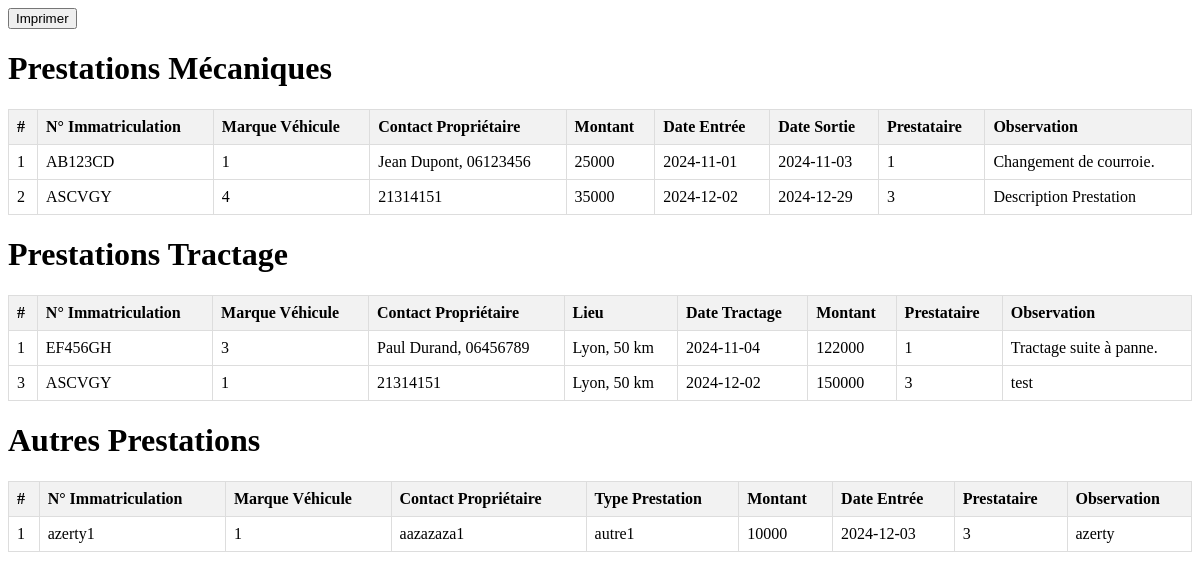
Page /test.php on the committed database.
### tables this page shows
CREATE TABLE Mecaniques (id INTEGER PRIMARY KEY AUTOINCREMENT NOT NULL, date_entree DATE NOT NULL, vehicule INTEGER CONSTRAINT fk_vehicule_pm REFERENCES Vehicule (id) ON DELETE RESTRICT ON UPDATE RESTRICT MATCH SIMPLE NOT NULL, num_immatriculation TEXT NOT NULL, proprietaire_contact TEXT NOT NULL, date_sortie DATE, montant INTEGER, prestataire INTEGER REFERENCES Prestataire (id) ON DELETE RESTRICT ON UPDATE RESTRICT MATCH SIMPLE NOT NULL, observation TEXT);

CREATE TABLE Tractage (id INTEGER PRIMARY KEY AUTOINCREMENT NOT NULL, date_entree DATE, vehicule INTEGER CONSTRAINT fk_vehicule_pt REFERENCES Vehicule (id) ON DELETE RESTRICT ON UPDATE RESTRICT MATCH SIMPLE NOT NULL, num_immatriculation TEXT NOT NULL, proprietaire_contact TEXT NOT NULL, lieu_kilometrage TEXT NOT NULL, montant REAL NOT NULL, prestataire INTEGER REFERENCES Prestataire (id) ON DELETE RESTRICT ON UPDATE RESTRICT MATCH SIMPLE NOT NULL, observation TEXT);

CREATE TABLE AutreP (id INTEGER PRIMARY KEY NOT NULL, num_immatriculation TEXT NOT NULL, vehicule INTEGER REFERENCES Vehicule (id) ON DELETE RESTRICT ON UPDATE RESTRICT MATCH "FULL" NOT NULL, contact_proprietaire TEXT NOT NULL, type_prestation TEXT NOT NULL, montant INTEGER NOT NULL, date_entree TEXT NOT NULL, prestataire INTEGER REFERENCES Prestataire (id) ON DELETE RESTRICT ON UPDATE RESTRICT MATCH "FULL" NOT NULL, observation TEXT NOT NULL);

### test.php (the view, shortened to what this page needs)
<?php
function fetchTableData($database, $query) {
    $stmt = $database->prepare($query);
    $stmt->execute();
    return $stmt->fetchAll(PDO::FETCH_ASSOC);
}
$database = dbConnect();
$queryMechanics = "SELECT * FROM Mecaniques";
$queryTractage = "SELECT * FROM Tractage";
$queryAutre = "SELECT * FROM AutreP";
$dataMechanics = fetchTableData($database, $queryMechanics);
$dataTractage = fetchTableData($database, $queryTractage);
$dataAutre = fetchTableData($database, $queryAutre);
?>
<!DOCTYPE html>
<html lang="fr">
<head>
</head>
<body>
    <button id="btnPrint">Imprimer</button>
    <div id="printSection">
        <h1>Prestations Mécaniques</h1>
        <table>
            <tr>
                <th>#</th>
                <th>N° Immatriculation</th>
                <th>Marque Véhicule</th>
                <th>Contact Propriétaire</th>
                <th>Montant</th>
                <th>Date Entrée</th>
                <th>Date Sortie</th>
                <th>Prestataire</th>
                <th>Observation</th>
            </tr>
            <?php foreach ($dataMechanics as $row): ?>
                <tr>
                    <td><?= htmlspecialchars($row['id']) ?></td>
                    <td><?= htmlspecialchars($row['num_immatriculation']) ?></td>
                    <td><?= htmlspecialchars($row['vehicule']) ?></td>
                    <td><?= htmlspecialchars($row['proprietaire_contact']) ?></td>
                    <td><?= htmlspecialchars($row['montant']) ?></td>
                    <td><?= htmlspecialchars($row['date_entree']) ?></td>
                    <td><?= htmlspecialchars($row['date_sortie']) ?></td>
                    <td><?= htmlspecialchars($row['prestataire']) ?></td>
                    <td><?= htmlspecialchars($row['observation']) ?></td>
                </tr>
            <?php endforeach; ?>
        </table>
        <h1>Prestations Tractage</h1>
        <table>
            <tr>
                <th>#</th>
                <th>N° Immatriculation</th>
                <th>Marque Véhicule</th>
                <th>Contact Propriétaire</th>
                <th>Lieu</th>
                <th>Date Tractage</th>
                <th>Montant</th>
                <th>Prestataire</th>
                <th>Observation</th>
            </tr>
            <?php foreach ($dataTractage as $row): ?>
                <tr>
                    <td><?= htmlspecialchars($row['id']) ?></td>
                    <td><?= htmlspecialchars($row['num_immatriculation']) ?></td>
                    <td><?= htmlspecialchars($row['vehicule']) ?></td>
                    <td><?= htmlspecialchars($row['proprietaire_contact']) ?></td>
                    <td><?= htmlspecialchars($row['lieu_kilometrage']) ?></td>
                    <td><?= htmlspecialchars($row['date_entree']) ?></td>
                    <td><?= htmlspecialchars($row['montant']) ?></td>
                    <td><?= htmlspecialchars($row['prestataire']) ?></td>
                    <td><?= htmlspecialchars($row['observation']) ?></td>
                </tr>
            <?php endforeach; ?>
        </table>
        <h1>Autres Prestations</h1>
        <table>
            <tr>
                <th>#</th>
                <th>N° Immatriculation</th>
                <th>Marque Véhicule</th>
                <th>Contact Propriétaire</th>
                <th>Type Prestation</th>
                <th>Montant</th>
                <th>Date Entrée</th>
                <th>Prestataire</th>
                <th>Observation</th>
            </tr>
            <?php foreach ($dataAutre as $row): ?>
                <tr>
                    <td><?= htmlspecialchars($row['id']) ?></td>
                    <td><?= htmlspecialchars($row['num_immatriculation']) ?></td>
                    <td><?= htmlspecialchars($row['vehicule']) ?></td>
                    <td><?= htmlspecialchars($row['contact_proprietaire']) ?></td>
                    <td><?= htmlspecialchars($row['type_prestation']) ?></td>
                    <td><?= htmlspecialchars($row['montant']) ?></td>
                    <td><?= htmlspecialchars($row['date_entree']) ?></td>
                    <td><?= htmlspecialchars($row['prestataire']) ?></td>
                    <td><?= htmlspecialchars($row['observation']) ?></td>
                </tr>
            <?php endforeach; ?>
        </table>
    </div>
</body>
</html>

### test.php (style rules this page uses)
table { width: 100%; border-collapse: collapse; margin-bottom: 20px; }
table, th, td { border: 1px solid #ddd; }
th, td { padding: 8px; text-align: left; }
th { background-color: #f2f2f2; }

### rows in the picture
mecaniques: id "1", num_immatriculation "AB123CD", vehicule "1", proprietaire_contact "Jean Dupont, 06123456", montant "25000", date_entree "2024-11-01", date_sortie "2024-11-03", prestataire "1", observation "Changement de courroie."
mecaniques: id "2", num_immatriculation "ASCVGY", vehicule "4", proprietaire_contact "21314151", montant "35000", date_entree "2024-12-02", date_sortie "2024-12-29", prestataire "3", observation "Description Prestation"
tractage: id "1", num_immatriculation "EF456GH", vehicule "3", proprietaire_contact "Paul Durand, 06456789", lieu_kilometrage "Lyon, 50 km", date_entree "2024-11-04", montant "122000", prestataire "1", observation "Tractage suite à panne."
tractage: id "3", num_immatriculation "ASCVGY", vehicule "1", proprietaire_contact "21314151", lieu_kilometrage "Lyon, 50 km", date_entree "2024-12-02", montant "150000", prestataire "3", observation "test"
autrep: id "1", num_immatriculation "azerty1", vehicule "1", contact_proprietaire "aazazaza1", type_prestation "autre1", montant "10000", date_entree "2024-12-03", prestataire "3", observation "azerty"
